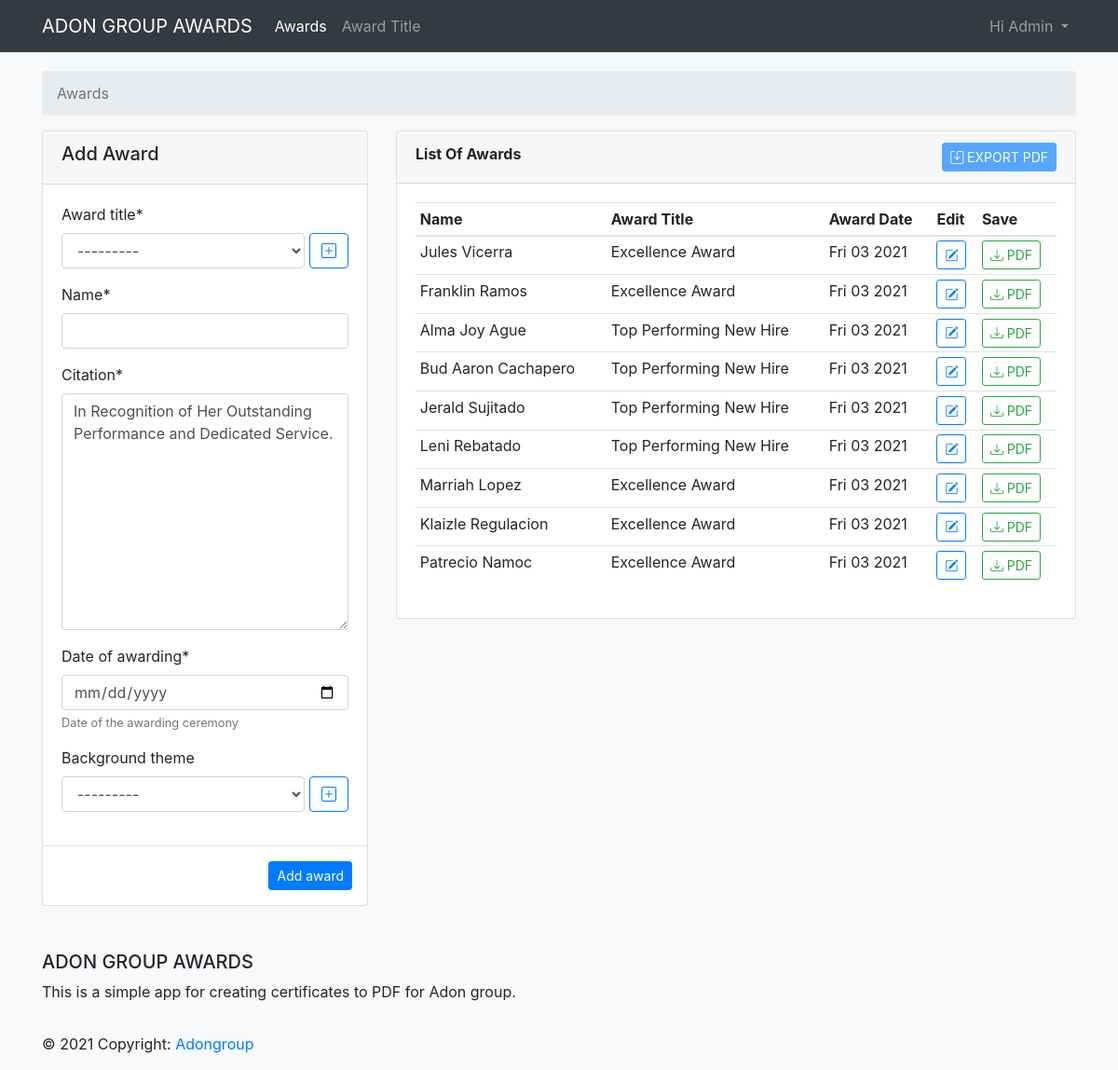
The app's page / (signed in), older data.
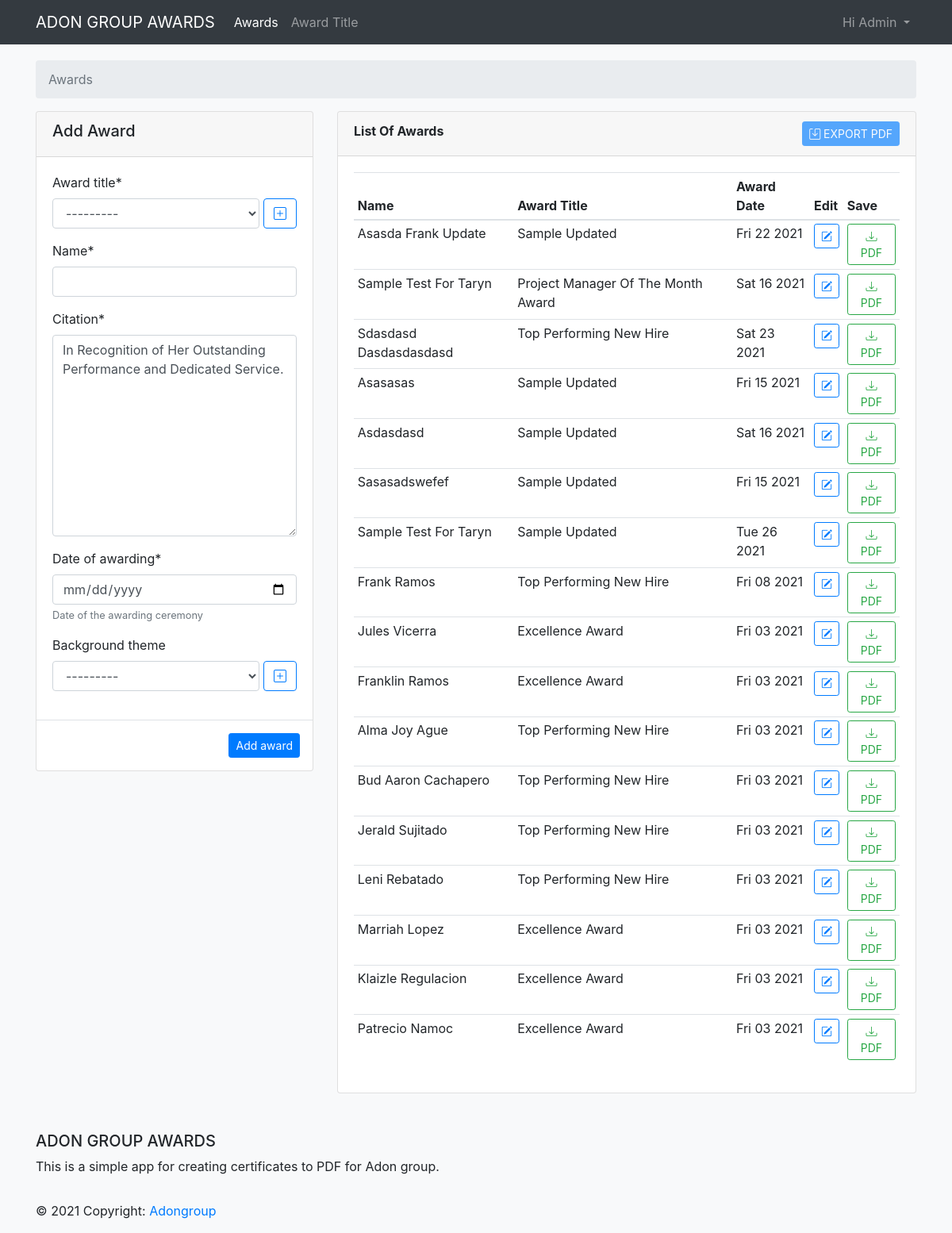
The same page, newer data.
### awards/models.py (models this page shows, shortened)
class Awardee(models.Model):
    user = models.ForeignKey(User, on_delete=models.CASCADE)
    award_code = models.CharField(max_length=8, unique=True, blank=True)
    award_title = models.ForeignKey(AwardTitle, on_delete=models.DO_NOTHING)
    name = models.CharField(max_length=200)
    citation = models.TextField(
        default="In Recognition of Her Outstanding Performance and Dedicated Service.")
    date = models.DateField(
        help_text="Date of the awarding ceremony", verbose_name="date of awarding")
    background = models.ForeignKey(
        CertBG, on_delete=models.CASCADE, blank=True, null=True, verbose_name="background theme")
    logo = models.ForeignKey(AdonLogo, on_delete=models.DO_NOTHING, default=1)
    created = models.DateField(auto_now_add=True)
    updated = models.DateField(auto_now=True)
    class Meta:
        ordering = ["-created"]

class AwardTitle(models.Model):
    title = models.CharField(max_length=200, unique=True)
    created = models.DateField(auto_now_add=True)
    updated = models.DateField(auto_now=True)
    class Meta:
        ordering = ['-created']
    def __str__(self):
        return self.title.title()

### awards/views.py (the view)
# urls.py: path('', views.adwardList, name="list"),
@login_required()
def adwardList(request):
    to_export_awards = Awardee.objects.all()
    awardees = Awardee.objects.all()
    adward_title = AwardTitle.objects.all()
    form = AddAwardeeForm(request.POST or None)
    title_form = AddAwardeeTitleForm(request.POST or None)
    background_form = AddBackgroundForm(
        request.POST or None, request.FILES or None)
    if request.method == "POST":
        if form.is_valid():
            instance = form.save(commit=False)
            instance.save()
        if title_form.is_valid():
            obj = title_form.save(commit=False)
            obj.save()
        if background_form.is_valid():
            bg = background_form.save(commit=False)
            bg.save()
        return redirect('awards:list')
    else:
        form = AddAwardeeForm(request.POST or None)
        title_form = AddAwardeeTitleForm(request.POST or None)
        background_form = AddBackgroundForm(
            request.POST or None, request.FILES or None)
    context = {
        "title": "list of awards",
        "awardees": awardees,
        "form": form,
        "to_export_awards": to_export_awards,
        "adward_title": adward_title,
        "title_form": title_form,
        "background_form": background_form
    }
    return render(request, "list_awardee.html", context)

### awards/forms.py
class AddAwardeeForm(forms.ModelForm):
    class Meta:
        model = Awardee
        fields = [
            "award_title",
            "name",
            "date",
            "citation",
            "background"
        ]
        widgets = {
            'date': TextInput(attrs={'type': 'date'})
        }

class AddAwardeeTitleForm(forms.ModelForm):
    class Meta:
        model = AwardTitle
        fields = [
            "title",
        ]

### awards/models.py (called while the page is built)
    def __str__(self):
        return str(self.name).title()

### awards/templates/list_awardee.html (shortened to what this page needs)
{% extends "main.html" %}
{% load crispy_forms_tags %}
{% block content %}
<nav aria-label="breadcrumb">
    <ol class="breadcrumb">
        <li class="breadcrumb-item active" aria-current="page">Awards</li>
    </ol>
</nav>
<div class="row">
    <div class="col-xl-4 col-lg-5">
        <div class="card">
            <div class="card-header">
                <h5>Add Award</h5>
            </div>
            <form action="" method="post">
                <div class="card-body">
                    <div class="d-flex justify-content-between">
                        <div style="width: 100%;">
                            {{form.award_title|as_crispy_field}}
                        </div>
                        <a href="" class="btn btn-outline-primary" style="margin-left: 5px; height: 38px; margin-top: 32px;" class="btn btn-outline-primary btn-sm" data-toggle="modal" data-target="#addTitle"><i class="bi bi-plus-square"></i></a>
                    </div>
                    {{form.name|as_crispy_field}}
                    {{form.citation|as_crispy_field}}
                    {{form.date|as_crispy_field}}
                    <div class="d-flex justify-content-between">
                        <div style="width: 100%;">
                            {{form.background|as_crispy_field}}
                        </div>
                        <a href="" class="btn btn-outline-primary" style="margin-left: 5px; height: 38px; margin-top: 32px;" class="btn btn-outline-primary btn-sm" data-toggle="modal" data-target="#addBG"><i class="bi bi-plus-square"></i></a>
                    </div>
                </div>
                <div class="modal-footer">
                    <input class="btn btn-primary btn-sm" type="submit" value="Add award">
                </div>
            </form>
        </div>
    </div>
    <div class="col-xl-8 col-lg-7">
        <div class="card">
            <div class="card-header">
                <div class="d-flex justify-content-between">
                    <strong>{{title|title}}</strong>
                    <span class="d-inline-block" tabindex="0" data-toggle="tooltip" title="Under construction">
                        <button class="btn btn-primary btn-sm" style="pointer-events: none;" type="button" disabled><i class="bi bi-save"></i> EXPORT PDF</button>
                    </span>
                </div>
            </div>
            <div class="card-body">
                <table id="awardee" class="table table-stripe table-sm">
                    <thead>
                        <tr>
                            <th>Name</th>
                            <th>Award Title</th>
                            <th>Award Date</th>
                            <th>Edit</th>
                            <th>Save</th>
                        </tr>
                    </thead>
                    <tbody>
                        {% for awardee in awardees %}
                        <tr>
                            <td>{{awardee.name|title}}</td>
                            <td>{{awardee.award_title|title}}</td>
                            <td>{{awardee.date|date:"D d Y"}}</td>
                            <td><a href="{%url 'awards:update' awardee.award_code%}" class="btn btn-outline-primary btn-sm"><i class="bi bi-pencil-square"></i></a></td>
                            <td><a href="{% url 'awards:view_pdf' awardee.award_code %}" target="_blank" class="btn btn-outline-success btn-sm"><i class="bi bi-download"></i> PDF</a></td>
                        </tr>
                        {% endfor %}
                    </tbody>
                </table>
            </div>
        </div>
    </div>
</div>
{% endblock %}

### templates/main.html (shortened to what this page needs)
{% load static %}
<!doctype html>
<html lang="en">
  <head>
    <link rel="stylesheet" href="https://cdn.jsdelivr.net/npm/bootstrap@4.6.0/dist/css/bootstrap.min.css">
    <link rel="stylesheet" href="https://cdn.jsdelivr.net/npm/bootstrap-icons@1.5.0/font/bootstrap-icons.css">
    <link rel="stylesheet" type="text/css" href="https://cdn.datatables.net/v/bs5/jq-3.6.0/jszip-2.5.0/dt-1.11.3/af-2.3.7/b-2.0.1/b-html5-2.0.1/b-print-2.0.1/r-2.2.9/datatables.min.css"/>
    <link rel="stylesheet" href="{% static 'css/awards.css' %}">
  </head>
  <body style="background-color: #F8F9FA; background-repeat: no-repeat;">
    {% if request.user.is_authenticated %}
    <nav class="navbar navbar-expand-lg navbar-dark bg-dark">
        <div class="container">
            <a class="navbar-brand" href="#">ADON GROUP AWARDS</a>
            <div class="collapse navbar-collapse" id="navbarSupportedContent">
                <ul class="navbar-nav mr-auto">
                    <li class="nav-item active">
                        <a class="nav-link" href="{% url 'awards:list' %}">Awards <span class="sr-only">(current)</span></a>
                    </li>
                    <li class="nav-item">
                        <a class="nav-link" href="{% url 'awards:award_title' %}">Award Title</a>
                    </li>
                </ul>
                <ul class="navbar-nav mr-rigth">
                    <li class="nav-item dropdown">
                        <a class="nav-link dropdown-toggle" href="#" id="navbarDropdown" role="button" data-toggle="dropdown" aria-haspopup="true" aria-expanded="false">
                        Hi {{ request.user.username|title }}
                        </a>
                    </li>
                </ul>
            </div>
        </div>
    </nav>
    {% endif %}
    <div class="container" style="margin-top: 20px;">
      <div class="row">
          <main class="col-sm-12">
            {% block content %}
            {% endblock %}
          </main>
      </div>
    </div>
    <br>
    {% if request.user.is_authenticated %}
    <footer class="page-footer font-small bg-light pt-4">
        <div class="container text-center text-md-left">
            <div class="row">
                <div class="col-md-6 mt-md-0 mt-3">
                    <h5 class="text-uppercase">Adon Group Awards</h5>
                    <p>This is a simple app for creating certificates to PDF for Adon group.</p>
                    <div class="footer-copyright text-left py-3">© 2021 Copyright:
                        <a href="https://www.adongroup.com.au/"> Adongroup</a>
                    </div>
                </div>
            </div>
        </div>
    </footer>
    {% endif %}
  </body>
</html>

Row changes from the older to the newer data that the page shows:
added Awardee: name "Asasda Frank Update", award_title "Sample Updated", date "Fri 22 2021"
added Awardee: name "Sample Test For Taryn", award_title "Project Manager Of The Month Award", date "Sat 16 2021"
added Awardee: name "Sdasdasd Dasdasdasdasd", award_title "Top Performing New Hire", date "Sat 23 2021"
added Awardee: name "Asasasas", award_title "Sample Updated", date "Fri 15 2021"
added Awardee: name "Asdasdasd", award_title "Sample Updated", date "Sat 16 2021"
added Awardee: name "Sasasadswefef", award_title "Sample Updated", date "Fri 15 2021"
added Awardee: name "Sample Test For Taryn", award_title "Sample Updated", date "Tue 26 2021"
added Awardee: name "Frank Ramos", award_title "Top Performing New Hire", date "Fri 08 2021"
